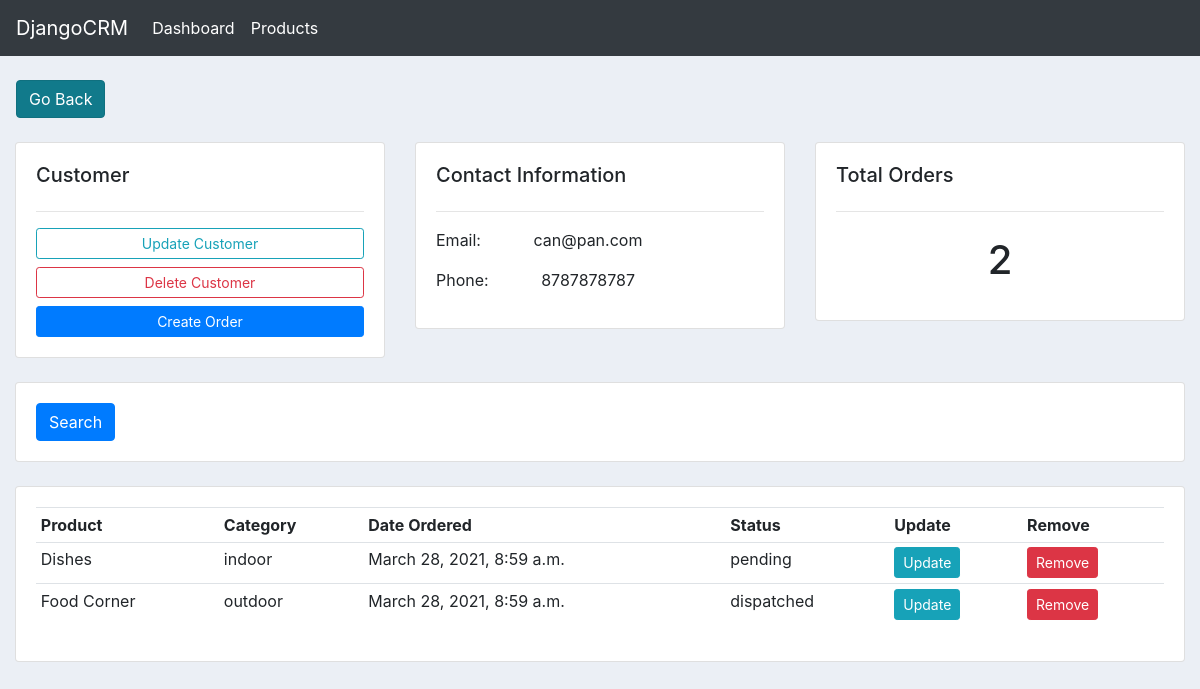
The page /customer/8/ on the database as committed earlier.
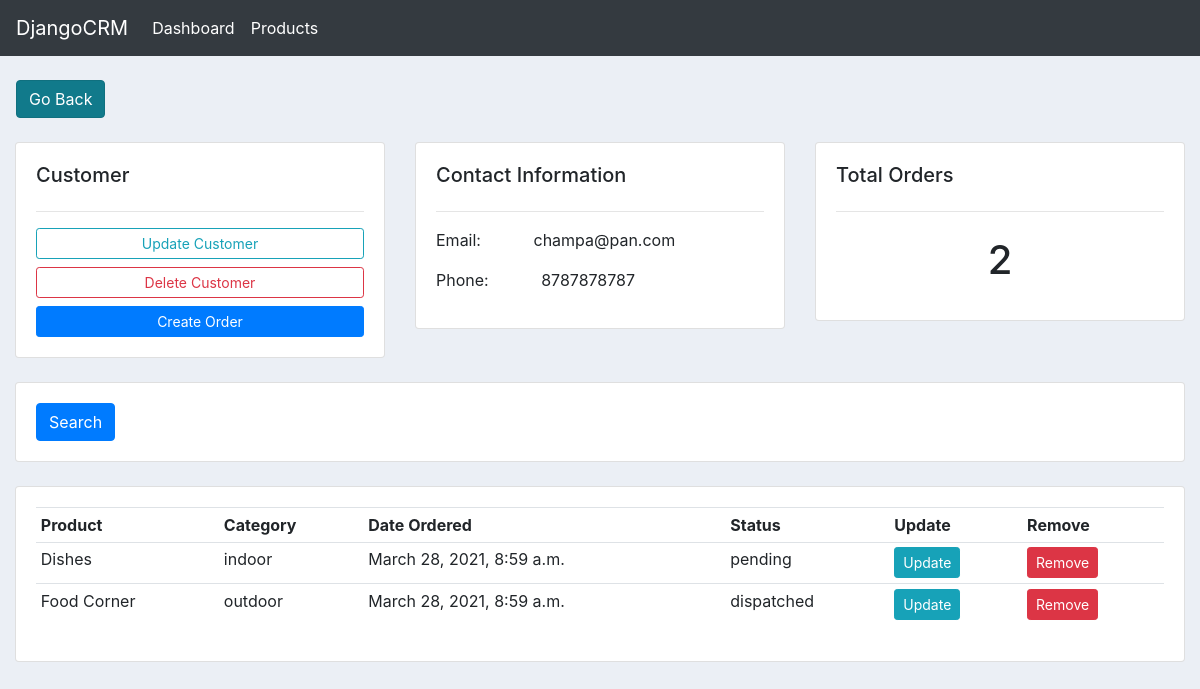
The same page on the database as committed later.
### accounts/models.py (models this page shows, shortened)
class Customer(models.Model):
    name = models.CharField(max_length=250, null=True)
    phone = models.CharField(max_length=250, null=True)
    email = models.CharField(max_length=250, null=True)
    create_date = models.DateTimeField(auto_now=True)
    write_date = models.DateTimeField(auto_now_add=True)

### accounts/views.py (the view)
# urls.py: path('customer/<int:id>/', customer_view, name='customer'),
def customer_view(request, id):
    try:
        customer = Customer.objects.get(id=id)
    except Customer.DoesNotExist:
        raise Http404("Customer does not exist")
    orders = customer.order_set.all()
    total_orders = orders.count()
    context = {
        'customer': customer,
        'orders': orders,
        'total_orders': total_orders
        }
    return render(request, 'accounts/customers.html', context=context)

### accounts/models.py (called while the page is built)
    def __str__(self):
        return self.name

### accounts/templates/accounts/customers.html (shortened to what this page needs)
{% extends 'accounts/main.html' %}
{% block content %}
<br>
<a href="{% url 'home' %}" class="ml-3 btn active btn-info">Go Back</a>
<br>
<br>
<div class="container-fluid">
    <div class="row">
        <div class="col-md">
            <div class="card card-body">
                <h5>Customer</h5><hr>
                <a href="{% url 'update-customer' customer.id %}" class="btn btn-outline-info btn-sm btn-block">Update Customer</a>
                <a href="{% url 'delete-customer' customer.id %}" class="btn btn-outline-danger btn-sm btn-block">Delete Customer</a>
                <a href="{% url 'create-order' customer.id %}" class="btn btn-primary btn-sm btn-block">Create Order</a>
            </div>
        </div>
        <div class="col-md">
            <div class="card card-body">
                <h5>Contact Information</h5>
                <hr>
                <p>Email: <span class="ml-5">{{customer.email}}</span></p>
                <p>Phone: <span class="ml-5">{{customer.phone}}</span></p>
            </div>
        </div>
        <div class="col-md">
            <div class="card card-body">
                <h5>Total Orders</h5><hr>
                <h1 class="text-center p-2">{{ total_orders }}</h1>
            </div>
        </div>
    </div>
    <br>
    <div class="row">
        <div class="col">
            <div class="card card-body">
            <form action="" method="GET">
            <button type="submit" class="btn btn-primary">Search</button>
            </form>
            </div>
        </div>
    </div>
    <br>
    <div class="row">
        <div class="col-md">
            <div class="card card-body">
                <div class="table-responsive">
                    <table class="table table-sm">
                    <tr>
                        <th>Product</th>
                        <th>Category</th>
                        <th>Date Ordered</th>
                        <th>Status</th>
                        <th>Update</th>
                        <th>Remove</th>
                    </tr>
                    {% for order in orders %}
                    <tr>
                        <td>{{order.product}}</td>
                        <td>{{order.product.category}}</td>
                        <td>{{order.create_date}}</td>
                        <td>{{order.status}}</td>
                        <td><a href="{% url 'update-order' order.id %}" class="btn btn-sm btn-info">Update</a></td>
                        <td><a href="{% url 'delete-order' order.id %}" class="btn btn-sm btn-danger">Remove</a></td>
                    </tr>
                    {% endfor %}
                    </table>
                </div >
            </div>
        </div>
    </div>
</div>
{% endblock content %}

Rows that differ between the two databases and show on the page:
changed Customer: email "can@pan.com" → "champa@pan.com"
